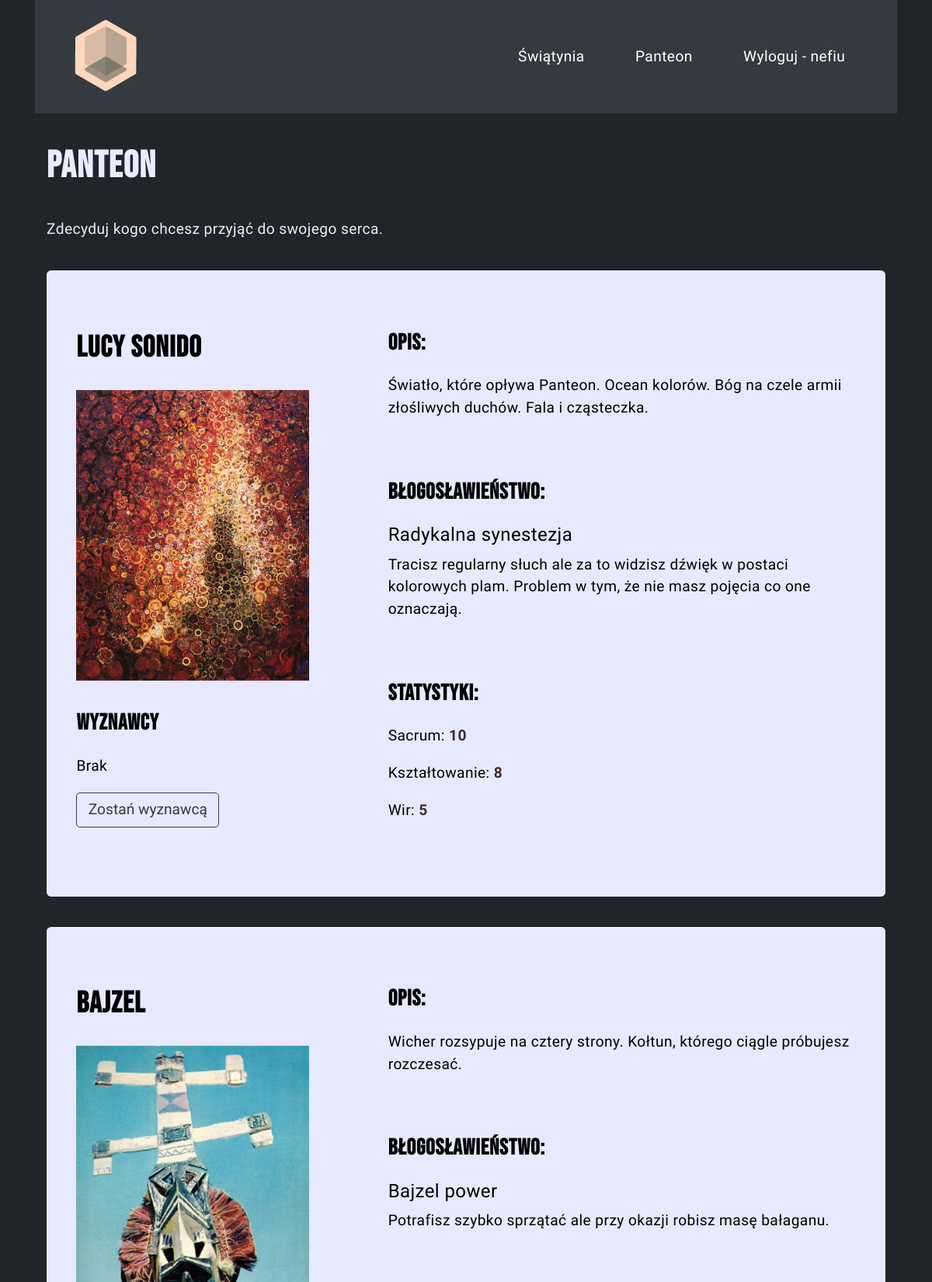
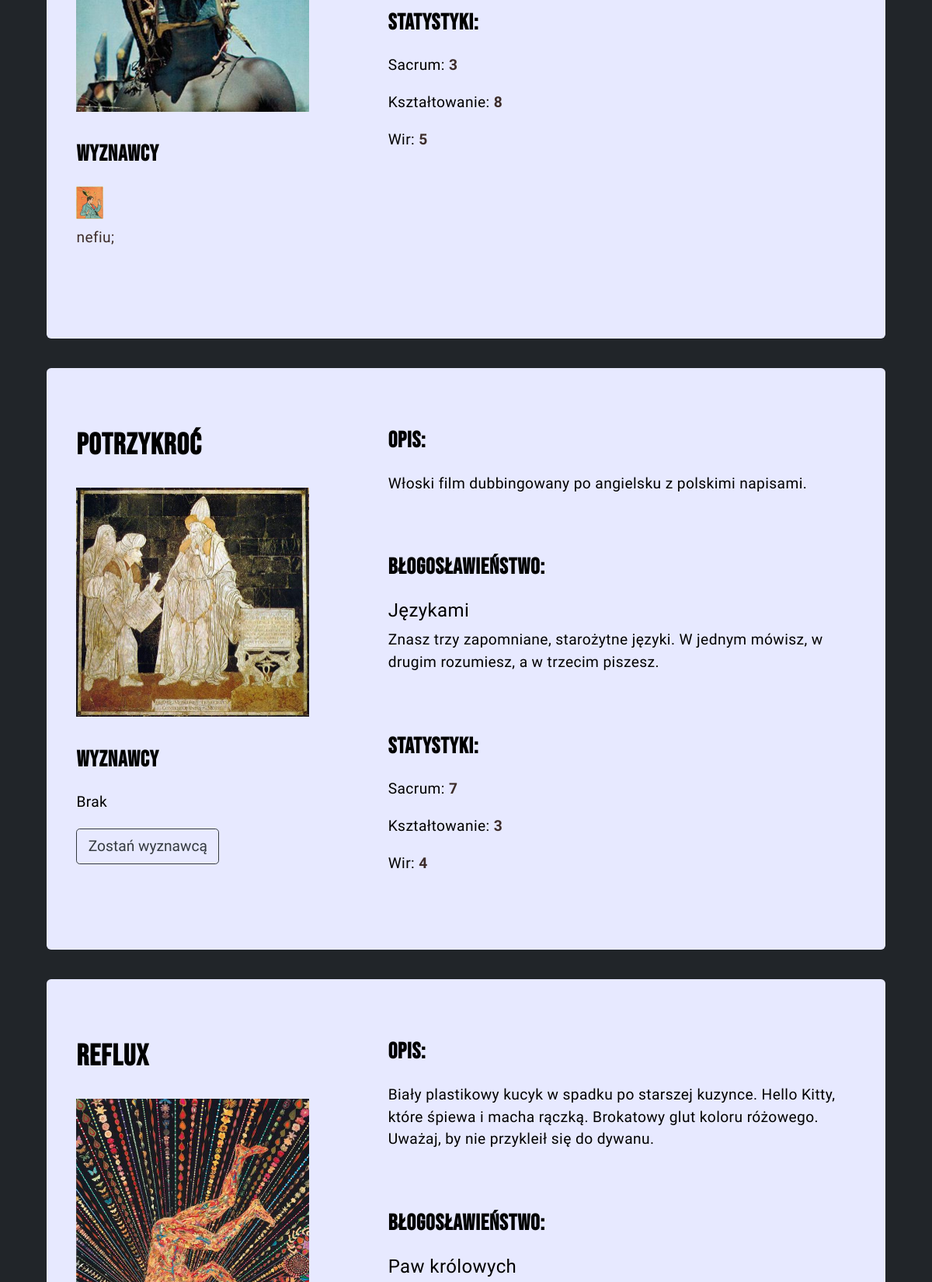
Page /panteon/ (signed in, upper part) on the committed database (2 pictures, top to bottom).
### temple/models.py (models this page shows, shortened)
class God(models.Model):
    name = models.CharField(max_length=500)
    god_description = models.TextField(max_length=2500)
    blessing_name = models.CharField(max_length=250)
    blessing_description = models.TextField(max_length=1000)
    profile_pic = models.ImageField(default='default_god.jpg', upload_to='pantheon_pics',)
    followers = models.ManyToManyField(User, blank=True)
    sacrum = models.IntegerField(
        default=1,
        validators=[
            MinValueValidator(1),
            MaxValueValidator(10),
        ]
    )
    shaping = models.IntegerField(
        default=1,
        validators=[
            MinValueValidator(1),
            MaxValueValidator(10),
        ]
    )
    vortex = models.IntegerField(
        default=1,
        validators=[
            MinValueValidator(1),
            MaxValueValidator(10),
        ]
    )

### subscribe/models.py (models this page shows, shortened)
class UserProfileInfo(models.Model):
    user = models.OneToOneField(User, on_delete=models.CASCADE)
    profile_pic = models.ImageField(default='default.jpg', upload_to='profile_pics',)
    gods_associated = models.IntegerField(default=0, validators=[MinValueValidator(0), MaxValueValidator(3)])
    gods_created = models.IntegerField(default=0, validators=[MinValueValidator(0), MaxValueValidator(3)])

### temple/views.py (the view)
# urls.py: path('panteon/', views.panteon, name='panteon'),
@login_required
def panteon(request):
    user = request.user
    gods = God.objects.all()
    gods_cap = 3 - request.user.userprofileinfo.gods_associated
    gods_excluded = []
    context = {'gods': gods,
               'gods_cap': gods_cap,
               'gods_excluded': gods_excluded}
    for user_god in request.user.god_set.all():
        for god in gods:
            if god == user_god:
                gods_excluded.append(god.name)
    if request.method == "POST":
        god_name = request.POST.get("god_name")
        if user.userprofileinfo.gods_associated < 4:
            grabbed_god = God.objects.filter(name=god_name).first()
            grabbed_god.followers.add(user)
            user.userprofileinfo.gods_associated += 1
            grabbed_god.save()
            user.userprofileinfo.save()
            messages.success(request, f'Światło jest wszędzie.')
            return HttpResponseRedirect(reverse('userpage'))
    else:
        return render(request, 'temple/panteon.html', context)

### templates/temple/panteon.html (shortened to what this page needs)
<!DOCTYPE html>
{% extends "subscribe/base.html" %}
{% block body_block %}
    <h1>Panteon</h1>
    <p class="medium-bottom-margin">Zdecyduj kogo chcesz przyjąć do swojego serca.</p>
    {% for god in gods %}
        <div class="jumbotron">
            <div class="god-box">
                <div class="god-pic-box">
                    <h2>{{ god.name }}</h2>
                    <div class="medium-bottom-margin">
                        <img src="{{ god.profile_pic.url }}" class="profile-pic" alt="">
                    </div>
                    {% if god.followers.count == 0 %}
                        <h4>Wyznawcy</h4>
                        <p>Brak</p>
                    {% else %}
                        <div class="small-bottom-margin">
                        <h4>Wyznawcy</h4>
                        <div class="followers-list">
                            {% for follower in god.followers.all %}
                                <div class="followers-list">
                                <div class="followers-list-item">
                                    <img src="{{ follower.userprofileinfo.profile_pic.url }}" class="follower-pic" alt="">
                                    <p>{{ follower }};</p>
                                </div>
                                </div>
                            {% endfor %}
                        </div>
                        </div>
                    {% endif %}
                    {% if gods_cap > 0 %}
                        {% if god.name not in gods_excluded %}
                            <form action="{% url "panteon" %}" method="POST">
                                <input type="submit" value="Zostań wyznawcą" class="follow-btn btn btn-outline-dark">
                            </form>
                        {% endif %}
                    {% endif %}
                </div>
                <div class="god-info-box">
                    <div class="big-bottom-margin">
                        <h4>Opis:</h4>
                        <p>{{ god.god_description }}</p>
                    </div>
                    <div class="big-bottom-margin">
                        <h4>Błogosławieństwo:</h4>
                        <h5>{{ god.blessing_name }}</h5>
                        <p>{{ god.blessing_description }}</p>
                    </div>
                    <h4>Statystyki:</h4>
                    <p>Sacrum: <strong>{{ god.sacrum }}</strong></p>
                    <p>Kształtowanie: <strong>{{ god.shaping }}</strong></p>
                    <p>Wir: <strong>{{ god.vortex }}</strong></p>
                </div>
            </div>
        </div>
    {% endfor %}
{% endblock %}

### templates/subscribe/base.html (shortened to what this page needs)
<!DOCTYPE html>
{% load static %}
{% load crispy_forms_tags %}
<html lang="pl">
    <head>
        <link rel="stylesheet" href="{% static 'css/styles.css' %}">
        <link rel="stylesheet" href="https://stackpath.bootstrapcdn.com/bootstrap/4.4.1/css/bootstrap.min.css">
    </head>
    <body>
        <div class="canvas">
            <div class="container wrapper">
                <nav class="navbar navbar-expand-lg navbar-dark bg-dark">
                    <div class="container">
                        <a class="navbar-brand logo" href="{% url "index" %}"><img class="zigu-logo" src="{% static 'images/logo.png' %}" alt="Zigu logo"></a>
                        <div class="collapse navbar-collapse align-items-center" id="navbarNavDropdown">
                            <div class="navbar-nav ml-auto align-items-center">
                                {% if user.is_authenticated%}
                                    <div class="nav-item active">
                                        <a class="nav-link" href="{% url "userpage" %}">Świątynia</a>
                                    </div>
                                {% endif %}
                                {% if user.is_authenticated and user.userprofileinfo.gods_associated != 0%}
                                    <div class="nav-item active">
                                        <a class="nav-link" href="{% url "panteon" %}">Panteon</a>
                                    </div>
                                {% endif %}
                                {% if user.is_authenticated %}
                                    <div class="nav-item active">
                                        <a class="nav-link" href="{% url "logout" %}">Wyloguj - {{ user.username }}</a>
                                    </div>
                                {% else %}
                                    <div class="nav-item active">
                                        <a class="nav-link" href="{% url "login" %}">Zaloguj</a>
                                    </div>
                                {% endif %}
                            </div>
                        </div>
                    </div>
                </nav>
                <div class="container">
                    {% block body_block %}
                    {% endblock %}
                </div>
            </div>
        </div>
    </body>
</html>

### static/css/styles.css (style rules this page uses)
*, *:after, *:before { -webkit-box-sizing: border-box; -moz-box-sizing: border-box; box-sizing: border-box; }
:root { --serif-font: 'Bebas Neue', cursive; --sans-font: 'PT Sans', sans-serif; --dark2: #212529; --light1: #eaecff; --light2: #e7e9ff; --underline-dark: #3d2d2b; --dark1: #343A40; --blue: #80BFFF; --underline: #d9bba6; }
html { background-color: var(--dark2); height: 100%; font-size: 1.2em; }
h1, h2, h3, h4 { font-family: var(--serif-font) !important; margin-bottom: 0.8em !important; letter-spacing: 0.03em; font-weight: bold !important; }
p { margin: 1em 0em; }
strong { color: var(--underline); }
.jumbotron strong { color: var(--underline-dark); }
.canvas { background-color: var(--dark2); height: 100%; color: var(--light1); line-height: 1.5; font-family: var(--sans-font) !important; letter-spacing: 0.4px; }
.navbar { margin-bottom: 2em; }
.nav-item { margin: 0 1.2em; }
.jumbotron { color: black; background-color: var(--light2) !important; }
.zigu-logo { width: 6rem; }
.big-bottom-margin { margin-bottom: 4em; }
.medium-bottom-margin { margin-bottom: 2em; }
.small-bottom-margin { margin-bottom: 1em; }
.god-box { display: flex; flex-direction: row; }
.god-pic-box { width: 40%; }
.god-info-box { width: 60% }
.followers-list { display: flex; flex-direction: row; color: var(--underline-dark); flex-wrap: wrap; }
.followers-list-item { margin-right: 1em; }
.follower-pic { width: 35px; margin-right: 0.5em; margin-bottom: 0.5em; }
.profile-pic { height: auto; width: 100%; max-width: 300px; margin-right: 2em; }

### rows in the picture
God: name "Lucy Sonido", profile_pic (picture), shows "Wyznawcy", god_description "Światło, które opływa Panteon. Ocean kolorów. Bóg na czele armii złośliwych duchów. Fala i cząsteczka.", blessing_name "Radykalna synestezja", blessing_description "Tracisz regularny słuch ale za to widzisz dźwięk w postaci kolorowych plam. Problem w tym, że nie masz pojęcia co one oznaczają.", sacrum "10", shaping "8", vortex "5"
God: name "Bajzel", profile_pic (picture), god_description "Wicher rozsypuje na cztery strony. Kołtun, którego ciągle próbujesz rozczesać.", blessing_name "Bajzel power", blessing_description "Potrafisz szybko sprzątać ale przy okazji robisz masę bałaganu.", sacrum "3", shaping "8", vortex "5"
God: name "Potrzykroć", profile_pic (picture), shows "Wyznawcy", god_description "Włoski film dubbingowany po angielsku z polskimi napisami.", blessing_name "Językami", blessing_description "Znasz trzy zapomniane, starożytne języki. W jednym mówisz, w drugim rozumiesz, a w trzecim piszesz.", sacrum "7", shaping "3", vortex "4"
God: name "Reflux", profile_pic (picture), god_description "Biały plastikowy kucyk w spadku po starszej kuzynce. Hello Kitty, które śpiewa i macha rączką. Brokatowy glut koloru różowego. Uważaj, by nie przykleił się do dywanu.", blessing_name "Paw królowych"

### other values in the picture
{{ user.username }} "nefiu"
{{ follower }} "nefiu"
